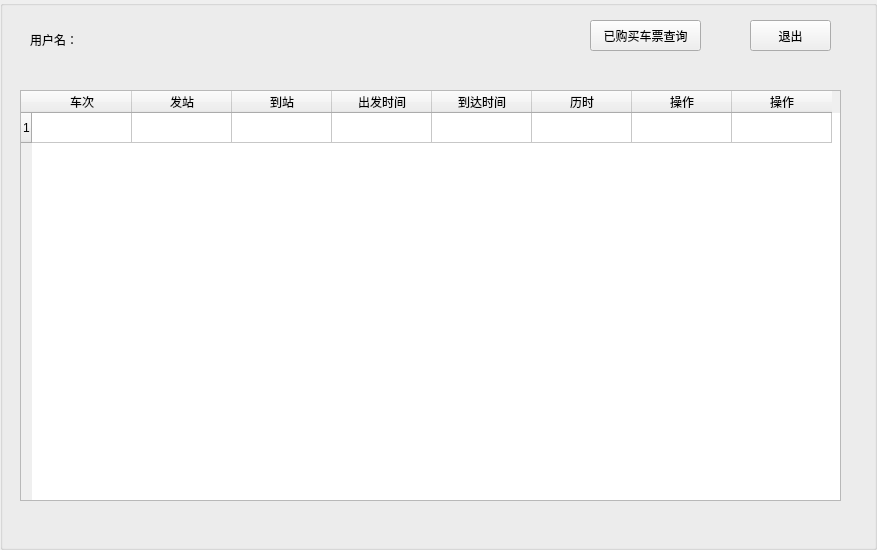
<?xml version="1.0" encoding="UTF-8"?>
<ui version="4.0">
 <class>dialog1</class>
 <widget class="QGroupBox" name="dialog1">
  <property name="geometry">
   <rect>
    <x>0</x>
    <y>0</y>
    <width>877</width>
    <height>550</height>
   </rect>
  </property>
  <property name="windowTitle">
   <string>个人中心</string>
  </property>
  <widget class="QTableWidget" name="tableWidget_2">
   <property name="geometry">
    <rect>
     <x>20</x>
     <y>90</y>
     <width>821</width>
     <height>411</height>
    </rect>
   </property>
   <row>
    <property name="text">
     <string>1</string>
    </property>
   </row>
   <column>
    <property name="text">
     <string>车次</string>
    </property>
   </column>
   <column>
    <property name="text">
     <string>发站</string>
    </property>
   </column>
   <column>
    <property name="text">
     <string>到站</string>
    </property>
   </column>
   <column>
    <property name="text">
     <string>出发时间</string>
    </property>
   </column>
   <column>
    <property name="text">
     <string>到达时间</string>
    </property>
   </column>
   <column>
    <property name="text">
     <string>历时</string>
    </property>
   </column>
   <column>
    <property name="text">
     <string>操作</string>
    </property>
   </column>
   <column>
    <property name="text">
     <string>操作</string>
    </property>
   </column>
  </widget>
  <widget class="QPushButton" name="pushButton">
   <property name="geometry">
    <rect>
     <x>590</x>
     <y>20</y>
     <width>111</width>
     <height>31</height>
    </rect>
   </property>
   <property name="text">
    <string>已购买车票查询</string>
   </property>
  </widget>
  <widget class="QPushButton" name="pushButton_2">
   <property name="geometry">
    <rect>
     <x>750</x>
     <y>20</y>
     <width>81</width>
     <height>31</height>
    </rect>
   </property>
   <property name="text">
    <string>退出</string>
   </property>
  </widget>
  <widget class="QLabel" name="label">
   <property name="geometry">
    <rect>
     <x>30</x>
     <y>30</y>
     <width>221</width>
     <height>20</height>
    </rect>
   </property>
   <property name="styleSheet">
    <string notr="true">font: 16pt &quot;宋体&quot;;</string>
   </property>
   <property name="text">
    <string>用户名：</string>
   </property>
  </widget>
  <widget class="QLabel" name="label_2">
   <property name="geometry">
    <rect>
     <x>600</x>
     <y>60</y>
     <width>81</width>
     <height>16</height>
    </rect>
   </property>
   <property name="text">
    <string/>
   </property>
  </widget>
 </widget>
 <resources/>
 <connections/>
</ui>
